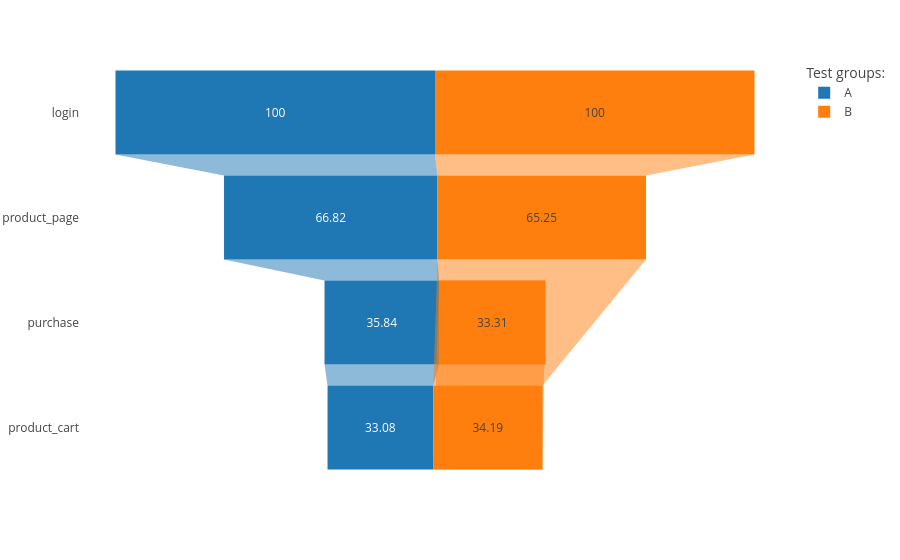

Notebook code cell kept with this figure:
### Markdown cell above
*Concatenating test groups and plotting funnel chart:*

### Code cell
df_funnel_shift = pd.concat([df_funnel_A, df_funnel_B], axis=0)
df_funnel_shift

fig = px.funnel(df_funnel_shift,
                x='total_conversion',
                y='event_name',
                color='test_group',
                labels={
                    'event_name': ' ',
                    'test_group': 'Test groups:'
                })
# fig.show('svg')

fig.show()

### Figure 1 — Plotly figure (JSON) as saved in the notebook; plotly's stock layout.template omitted (floating-point values rounded to 4 significant figures)
{"data": [{"hovertemplate": "Test groups:=A<br>total_conversion=%{x}<br> =%{y}<extra></extra>", "legendgroup": "A", "marker": {"color": "#1F77B4"}, "name": "A", "orientation": "h", "showlegend": true, "type": "funnel", "x": [100.0, 66.82, 35.84, 33.08], "xaxis": "x", "y": ["login", "product_page", "purchase", "product_cart"], "yaxis": "y"}, {"hovertemplate": "Test groups:=B<br>total_conversion=%{x}<br> =%{y}<extra></extra>", "legendgroup": "B", "marker": {"color": "#FF7F0E"}, "name": "B", "orientation": "h", "showlegend": true, "type": "funnel", "x": [100.0, 65.25, 34.19, 33.31], "xaxis": "x", "y": ["login", "product_page", "product_cart", "purchase"], "yaxis": "y"}], "layout": {"legend": {"title": {"text": "Test groups:"}, "tracegroupgap": 0}, "margin": {"t": 60}, "xaxis": {"anchor": "y", "domain": [0, 1], "title": {"text": "total_conversion"}}, "yaxis": {"anchor": "x", "domain": [0, 1], "title": {"text": " "}}}}
